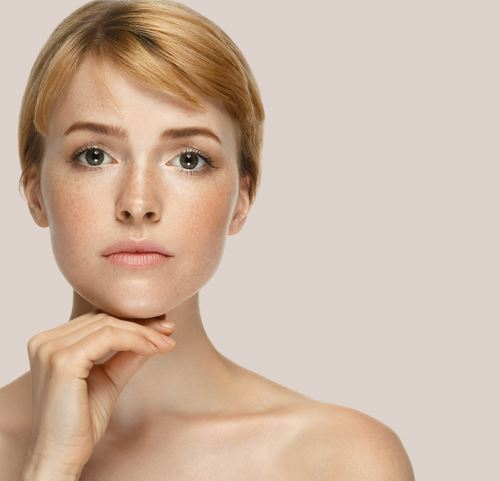
#> input picture visage.jpeg, 500 x 481 px
$ python test_blur.py
#> lines starting #> are read from the running program, lines starting #| are printed output that depends on the picture
import cv2
import numpy as np
from matplotlib import pyplot as plt
img = cv2.imread('visage.jpeg')
#> img is the input picture: shape (481, 500, 3); mean B, G, R 164.8, 181.6, 205.4
#blur = cv2.blur(img,(100,100))
blur = cv2.bilateralFilter(img, 9, 1500, 1500)

kernel = np.ones((10,10),np.uint8)
erosion = cv2.dilate(img,kernel, iterations=1)
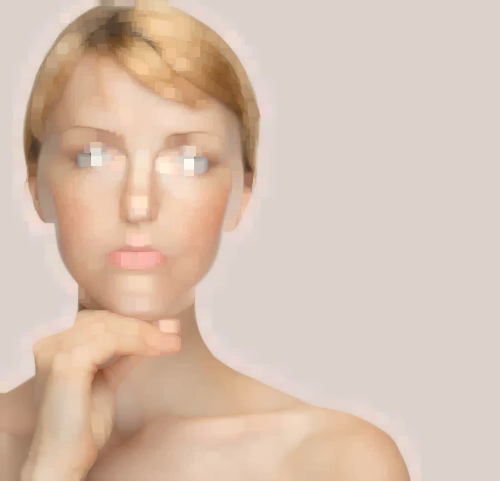
#> erosion: shape (481, 500, 3); mean B, G, R 177.3, 193.2, 215.9
cv2.imshow('erosion',erosion)
plt.subplot(121),plt.imshow(img),plt.title('Original')
plt.xticks([]), plt.yticks([])
plt.subplot(122),plt.imshow(erosion),plt.title('Blurred')
plt.xticks([]), plt.yticks([])
plt.show()
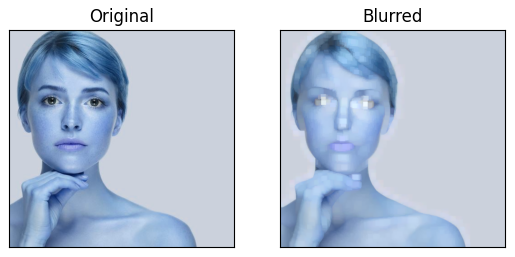
#> figure drawn by matplotlib, 2 panels; B, G, R data is drawn as R, G, B

$ run again, with adventure.jpeg copied over visage.jpeg
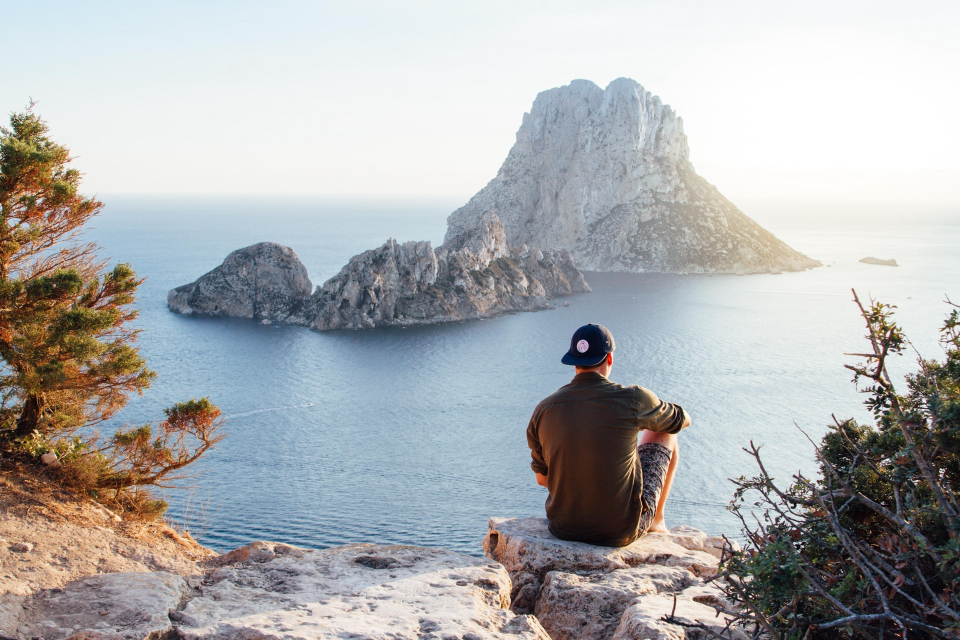
#> input picture adventure.jpeg, 1920 x 1280 px (shown at 1/2 size)
#> img is the input picture: shape (1280, 1920, 3); mean B, G, R 175.1, 174, 172.9
#> `erosion = cv2.dilate(img,kernel, iterations=1)`:
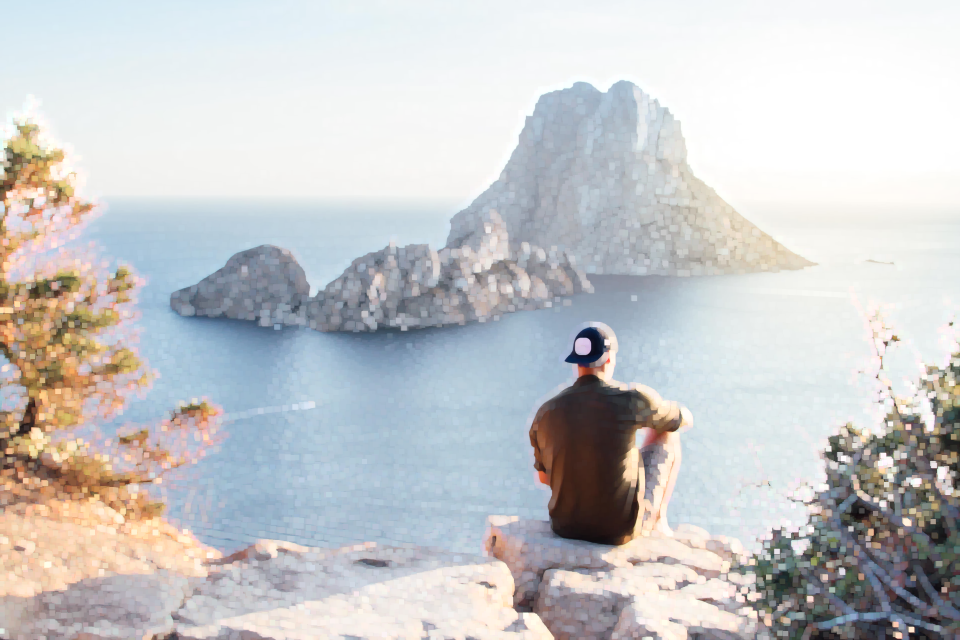
#> erosion: shape (1280, 1920, 3) (shown at 1/2 size); mean B, G, R 201.1, 200, 199.3
#> `plt.show()`:
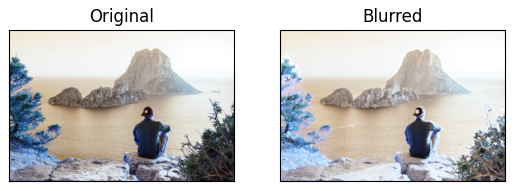
#> figure drawn by matplotlib, 2 panels; B, G, R data is drawn as R, G, B
